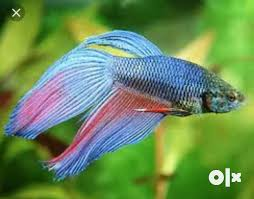
#> input picture Chapter 2/unsharp/8.jpg, 254 x 199 px
$ python un.py
#> lines starting #> are read from the running program, lines starting #| are printed output that depends on the picture
import cv2
image = cv2.imread("8.jpg")
#> image is the input picture: shape (199, 254, 3); mean B, G, R 86.9, 139.7, 104.9
gaussian_3 = cv2.GaussianBlur(image, (9,9), 10.0)
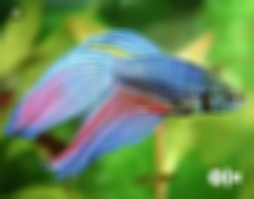
#> gaussian_3: shape (199, 254, 3); mean B, G, R 86.9, 139.7, 104.9
unsharp_image = cv2.addWeighted(image, 3.5, gaussian_3, -0.5, 0)
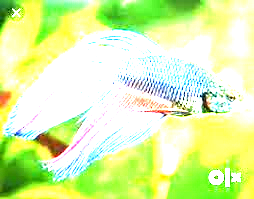
#> unsharp_image: shape (199, 254, 3); mean B, G, R 166.4, 245.3, 218.7
cv2.imwrite("8_unsharp.jpg", unsharp_image)
cv2.imshow('',unsharp_image)
cv2.imshow('original',image)
cv2.waitKey(1000000)
